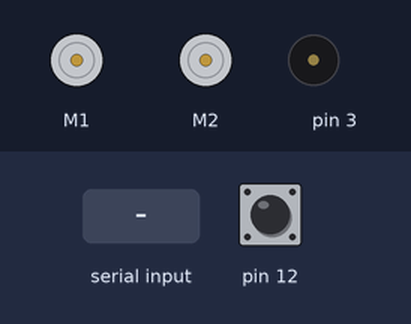
The sketch below on a simulated Arduino Uno, built with avr-gcc and run on an emulated ATmega328P. Parts: 2 × DC motor (green arrow = forward, orange = backward, longer = faster), buzzer (waves = sounding). Inputs (shaded band) come from the test bench; at power-on: pin 12 HIGH.

Above: at 1.2 s.
1.3 s: pin 12 pulled LOW for 0.15 s
2.9 s: pin 12 pulled LOW for 1 s
At 5.7 s:
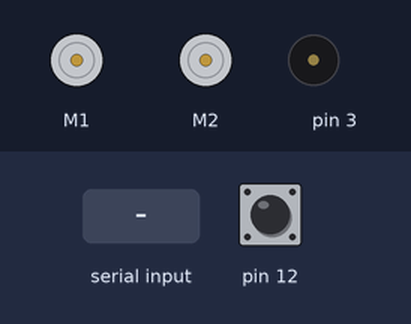
6.9 s: "U" received over the second serial link
At 9.7 s:
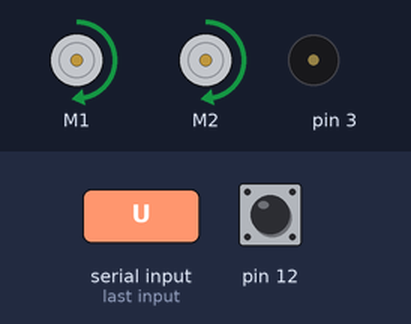
9.9 s: "D" received over the second serial link
At 10.7 s:
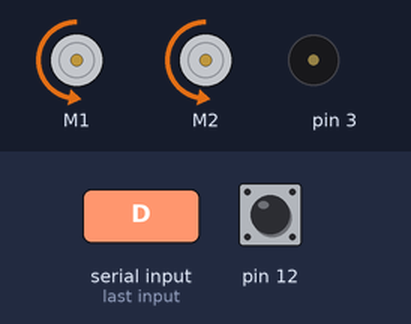
11.4 s: "R" received over the second serial link
At 11.8 s:
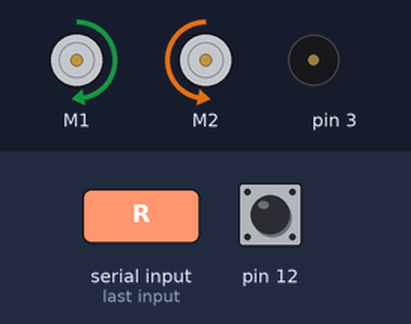
12.9 s: "L" received over the second serial link
At 14.2 s:
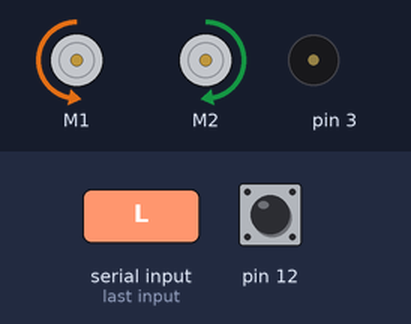
Timing chart, 0 to 15.4 s (numbered marks = the images above; inputs shaded):
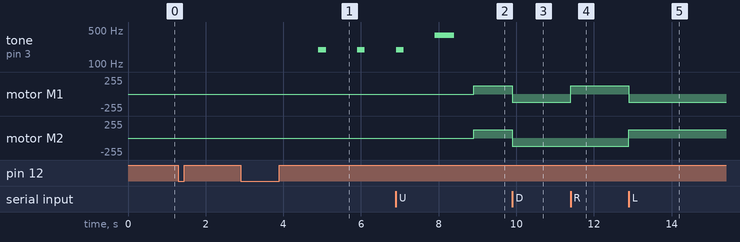

The sketch:

BT_Char_Read.ino
```cpp
/*

*/

#include <SoftwareSerial.h>
#include <Wire.h>
#include <ZumoShield.h>

#define REVERSE_SPEED     200 // 0 is stopped, 400 is full speed
#define TURN_SPEED        200
#define FORWARD_SPEED     200

ZumoBuzzer buzzer;
ZumoMotors motors;
Pushbutton button(ZUMO_BUTTON);
int speed_amplifier = 1;

//receiver
unsigned char incomingByte;
// HC-05
SoftwareSerial bluetooth(2,4);  // RX, TX


void waitForButtonAndCountDown()
{
  button.waitForButton();
  // play audible countdown
  for (int i = 0; i < 3; i++)
  {
    delay(1000);
    buzzer.playNote(NOTE_G(3), 200, 15);
  }
  delay(1000);
  buzzer.playNote(NOTE_G(4), 500, 15);
  delay(1000);
}

void setup() {
  //Serial.begin(9600);
  //Serial.println("Serial setup complete.");
  // Setup the HC-05 bluetooth device
  // (HC)=(Uno).  VCC=5V, GND=GND, TX=RX(pin2),
  // RX=DNC! (possible damage if 5V Uno TX drives to HC-05)
  bluetooth.begin(9600);
}


void loop() {
  if (button.isPressed())
  {
    // if button is pressed, stop and wait for another press to go again
    motors.setSpeeds(0, 0);
    button.waitForRelease();
    waitForButtonAndCountDown();
  }
  //delay(20);
  if (bluetooth.available()) {
    incomingByte = (unsigned char) bluetooth.read();
    //Serial.write(incomingByte);
    if (incomingByte == 'S'){
    if(speed_amplifier == 1){
      speed_amplifier++;
    }else{
      speed_amplifier = 1;
    }
  }else if (incomingByte == 'U'){
    motors.setSpeeds(FORWARD_SPEED*speed_amplifier, FORWARD_SPEED*speed_amplifier);
  }else if(incomingByte == 'D'){
    motors.setSpeeds(-REVERSE_SPEED*speed_amplifier, -REVERSE_SPEED*speed_amplifier);
  }else if(incomingByte == 'R'){
    motors.setSpeeds(TURN_SPEED, -TURN_SPEED);
  }else if(incomingByte == 'L'){
    motors.setSpeeds(-TURN_SPEED, TURN_SPEED);
  }else if(incomingByte == 'X'){
    motors.setSpeeds(0,0);
  }
  }

}
```

Measured:
- after the input at 2.9 s, tone on pin 3: alternates 195 Hz for 0.20 s and silent for 0.80 s, starting after 2.0 s
- after the input at 6.9 s, motor M1, motor M2: stopped → forward 127/255 after 2.0 s
- after the input at 9.9 s, motor M1, motor M2: forward 127/255 → backward 127/255 at once
- after the input at 11.4 s, motor M1: backward 127/255 → forward 127/255 at once
- after the input at 12.9 s, motor M1: forward 127/255 → backward 127/255 at once; motor M2: backward 127/255 → forward 127/255 at once
